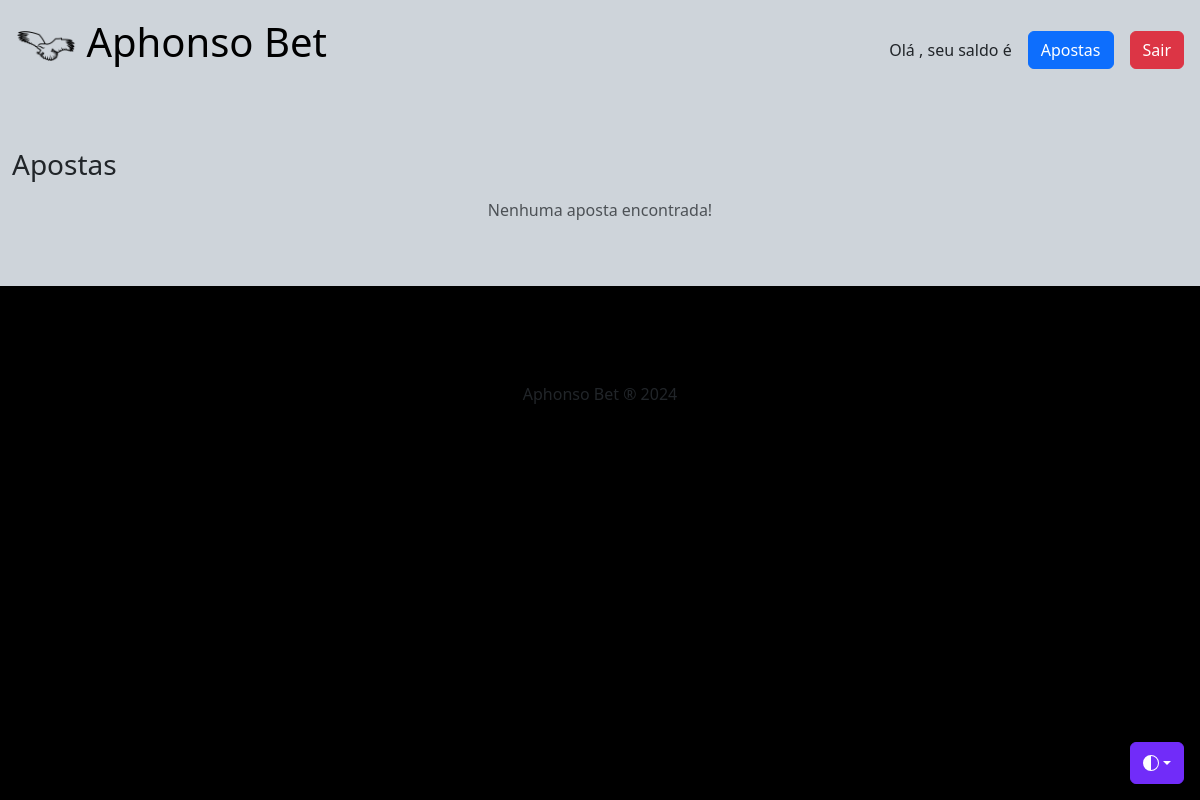
The page /apostas/ (signed in) on the database as committed earlier.
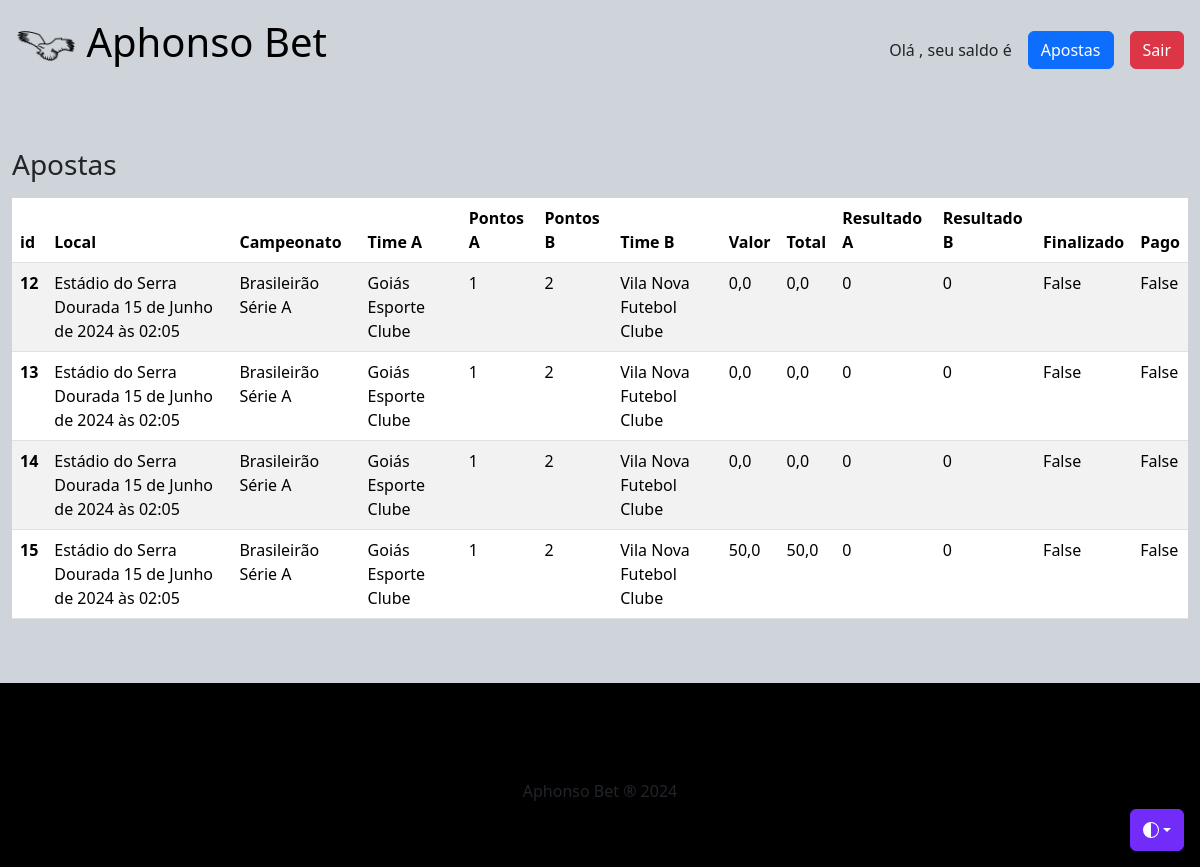
The same page on the database as committed later.
### aphonso_bet/models.py (models this page shows, shortened)
class ModelAbstrato(models.Model):
    criado_por = models.ForeignKey(settings.AUTH_USER_MODEL, on_delete=models.CASCADE)
    criado_em = models.DateTimeField(auto_now_add=True)
    alterado_em = models.DateTimeField(auto_now=True)
    class Meta:
        abstract = True

class Aposta(ModelAbstrato):
    usuario = models.ForeignKey(User, on_delete=models.CASCADE, related_name='apostador')
    jogo = models.ForeignKey(Jogo, on_delete=models.CASCADE)
    valor_aposta = models.FloatField()
    total_premio = models.FloatField()
    resultadoCasa = models.IntegerField(default = 0)
    resultadoFora = models.IntegerField(default = 0)
    quitado = models.BooleanField(default=False)

class Jogo(ModelAbstrato):
    campeonato = models.ForeignKey(Campeonato, on_delete=models.CASCADE)
    timeCasa = models.ForeignKey(Time, on_delete=models.CASCADE, related_name='casa')
    fatorCasa = models.FloatField(default=1)
    timeFora = models.ForeignKey(Time, on_delete=models.CASCADE, related_name='fora')
    fatorFora = models.FloatField(default=1)
    dataEHora = models.DateTimeField()
    local = models.CharField(max_length=100)
    resultadoCasa = models.IntegerField(default = 0)
    resultadoFora = models.IntegerField(default = 0)
    finalizado = models.BooleanField(default=False)

class Campeonato(ModelAbstrato):
    descricao = models.CharField(max_length=50)
    regiao = models.CharField(max_length=50)
    ano = models.IntegerField()
    esporte = models.ForeignKey(Esporte, on_delete=models.CASCADE)

class Time(ModelAbstrato):
    nome = models.CharField(max_length=50)
    bandeira = models.ImageField(upload_to=path_and_rename('aphonso_bet\\static\\upload'))
    acronimo = models.CharField(max_length=3)
    pais = models.CharField(max_length=50, default='BRASIL')
    esporte = models.ForeignKey(Esporte, on_delete=models.CASCADE)

### aphonso_bet/views.py (the view)
# urls.py: path('apostas/', views.pagina_apostas, name="pagina_apostas"),
def pagina_apostas(request):
    if not request.user.is_authenticated:
        return redirect("pagina_inicio")
    carteira = obterCarteira(request.user)
    apostas = Aposta.objects.filter(usuario = request.user.id)
    return render(request, 'apostas.html', {"carteira":carteira, "apostas":apostas})

### aphonso_bet/views.py (called while the page is built)
def obterCarteira(user):
    carteira = None
    if user.is_authenticated:
        carteira = Carteira.objects.filter(usuario = user.id).first()
    return carteira

### aphonso_bet/templates/apostas.html
{% extends 'layout.html' %}
{% load static %}
{% block content %}
<div class="container-fluid bg-dark-subtle py-5">
    <h1 class="h3 mb-3 fw-normal">Apostas</h1>
    {% if apostas %}
    <div class="table-responsive">
        <table class="table table-striped">
            <thead>
                <tr>
                    <th scope="col">id</th>
                    <th scope="col">Local</th>
                    <th scope="col">Campeonato</th>
                    <th scope="col">Time A</th>
                    <th scope="col">Pontos A</th>
                    <th scope="col">Pontos B</th>
                    <th scope="col">Time B</th>
                    <th scope="col">Valor</th>
                    <th scope="col">Total</th>
                    <th scope="col">Resultado A</th>
                    <th scope="col">Resultado B</th>
                    <th scope="col">Finalizado</th>
                    <th scope="col">Pago</th>
                </tr>
            </thead>
            <tbody>
                {% for aposta in apostas %}
                <tr>
                    <th>{{ aposta.id }}</th>
                    <td>{{ aposta.jogo.local }} {{ aposta.jogo.dataEHora }}</td>
                    <td>{{ aposta.jogo.campeonato.descricao }}</td>
                    <td>{{ aposta.jogo.timeCasa.nome }}</td>
                    <td>{{ aposta.resultadoCasa }}</td>
                    <td>{{ aposta.resultadoFora }}</td>
                    <td>{{ aposta.jogo.timeFora.nome }}</td>
                    <td>{{ aposta.valor_aposta }}</td>
                    <td>{{ aposta.total_premio }}</td>
                    <td>{{ aposta.jogo.resultadoCasa }}</td>
                    <td>{{ aposta.jogo.resultadoFora }}</td>
                    <td>{{ aposta.jogo.finalizado }}</td>
                    <td>{{ aposta.quitado }}</td>
                </tr>
                {% endfor %}
            </tbody>
        </table>
    </div>
    {% else %}
    <p class="text-center text-muted">Nenhuma aposta encontrada!</p>
    {% endif %}
</div>
{% endblock %}

### aphonso_bet/templates/layout.html (shortened to what this page needs)
{% load static %}
<!DOCTYPE html>
<html lang="pt-br" data-bs-theme="auto">
<head>
    <link href="https://cdn.jsdelivr.net/npm/bootstrap@5.3.3/dist/css/bootstrap.min.css" rel="stylesheet"
>
    <link rel="stylesheet" href="https://cdn.jsdelivr.net/npm/@docsearch/css@3">
    <link rel="stylesheet" href="{% static 'public/style.css' %}">
</head>
<body class="bg-black">
    <div class="dropdown position-fixed bottom-0 end-0 mb-3 me-3 bd-mode-toggle">
        <button class="btn btn-bd-primary py-2 dropdown-toggle d-flex align-items-center" id="bd-theme" type="button"
            aria-expanded="false" data-bs-toggle="dropdown" aria-label="Toggle theme (auto)">
            <svg class="bi my-1 theme-icon-active" width="1em" height="1em">
                <use href="#circle-half"></use>
            </svg>
        </button>
    </div>
    <div class="bg-dark-subtle shadow p-3">
        <div class="row">
            <div class="col-12 col-md-6">
                <h1 class="h1">
                    <img src="{% static 'imgs/eagle-128.png' %}" height="60" id="logomarca" />
                    <a href="/" class="text-decoration-none text-body-emphasis"> Aphonso Bet </a>
                </h1>
            </div>
            <div class="col-12 col-md-6 d-flex justify-content-between justify-content-md-end align-items-center">
                {% if not user.is_authenticated %}
                <a href="{% url 'pagina_login' %}" class="btn btn-info mx-3">Entrar</a>
                <a href="{% url 'pagina_cadastro' %}" class="btn btn-primary">Cadastrar</a>
                {% else %}
                <span class="me-3">Olá <strong>{{ user.get_full_name }}</strong>, seu saldo é {{carteira.moeda.simbolo}}
                    {{carteira.saldo}}</span>
                <a href="{% url 'pagina_apostas' %}" class="btn btn-primary me-3">Apostas</a>
                <a href="{% url 'pagina_logout' %}" class="btn btn-danger">Sair</a>
                {% endif %}
            </div>
        </div>
    </div>
    <div class="bg-dark-subtle">
        <main class="bg-dark-subtle">
            {% block content %}
            {% endblock %}
        </main>
    </div>
    <footer class="bg-black mt-5 py-5">
        <p class="text-body-light text-center">Aphonso Bet &reg; 2024
    </footer>
</body>
</html>

### aphonso_bet/static/public/style.css (style rules this page uses)
.bi { vertical-align: -0.125em; fill: currentColor; }
.btn-bd-primary { --bd-violet-bg: #712cf9; --bd-violet-rgb: 112.520718, 44.062154, 249.437846; --bs-btn-font-weight: 600; --bs-btn-color: var(--bs-white); --bs-btn-bg: var(--bd-violet-bg); --bs-btn-border-color: var(--bd-violet-bg); --bs-btn-hover-color: var(--bs-white); --bs-btn-hover-bg: #6528e0; --bs-btn-hover-border-color: #6528e0; --bs-btn-focus-shadow-rgb: var(--bd-violet-rgb); --bs-btn-active-color: var(--bs-btn-hover-color); --bs-btn-active-bg: #5a23c8; --bs-btn-active-border-color: #5a23c8; }
.bd-mode-toggle { z-index: 1500; }

Rows that differ between the two databases and show on the page:
added Aposta: id "12", jogo.local "Estádio do Serra Dourada", jogo.dataEHora "15 de Junho de 2024 às 02:05", jogo.campeonato.descricao "Brasileirão Série A", jogo.timeCasa.nome "Goiás Esporte Clube", resultadoCasa "1", resultadoFora "2", jogo.timeFora.nome "Vila Nova Futebol Clube", valor_aposta "0,0", total_premio "0,0", jogo.resultadoCasa "0", jogo.resultadoFora "0", jogo.finalizado "False", quitado "False"
added Aposta: id "13", jogo.local "Estádio do Serra Dourada", jogo.dataEHora "15 de Junho de 2024 às 02:05", jogo.campeonato.descricao "Brasileirão Série A", jogo.timeCasa.nome "Goiás Esporte Clube", resultadoCasa "1", resultadoFora "2", jogo.timeFora.nome "Vila Nova Futebol Clube", valor_aposta "0,0", total_premio "0,0", jogo.resultadoCasa "0", jogo.resultadoFora "0", jogo.finalizado "False", quitado "False"
added Aposta: id "14", jogo.local "Estádio do Serra Dourada", jogo.dataEHora "15 de Junho de 2024 às 02:05", jogo.campeonato.descricao "Brasileirão Série A", jogo.timeCasa.nome "Goiás Esporte Clube", resultadoCasa "1", resultadoFora "2", jogo.timeFora.nome "Vila Nova Futebol Clube", valor_aposta "0,0", total_premio "0,0", jogo.resultadoCasa "0", jogo.resultadoFora "0", jogo.finalizado "False", quitado "False"
added Aposta: id "15", jogo.local "Estádio do Serra Dourada", jogo.dataEHora "15 de Junho de 2024 às 02:05", jogo.campeonato.descricao "Brasileirão Série A", jogo.timeCasa.nome "Goiás Esporte Clube", resultadoCasa "1", resultadoFora "2", jogo.timeFora.nome "Vila Nova Futebol Clube", valor_aposta "50,0", total_premio "50,0", jogo.resultadoCasa "0", jogo.resultadoFora "0", jogo.finalizado "False", quitado "False"
Other text that changed with them:
text no longer shown: "Nenhuma aposta encontrada!"
text now shown: "id Local Campeonato Time A Pontos A Pontos B Time B Valor Total Resultado A Resultado B Finalizado Pago"
